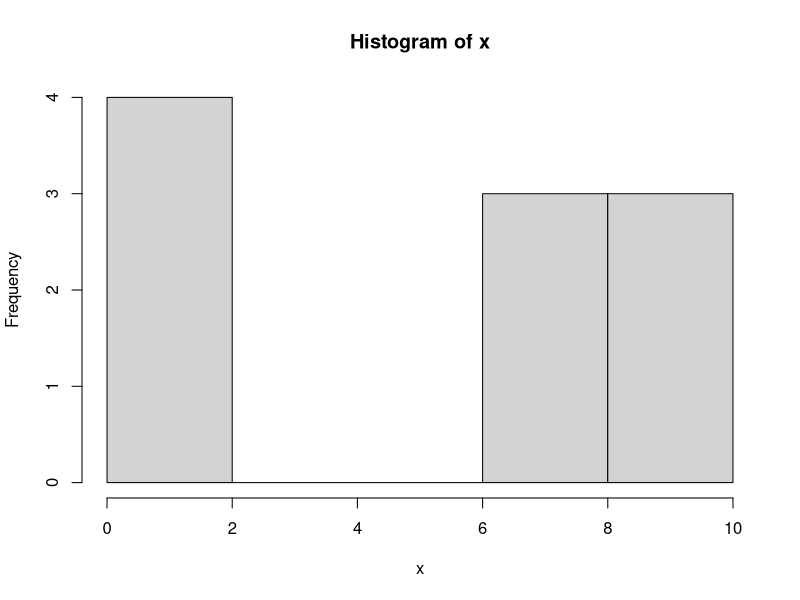
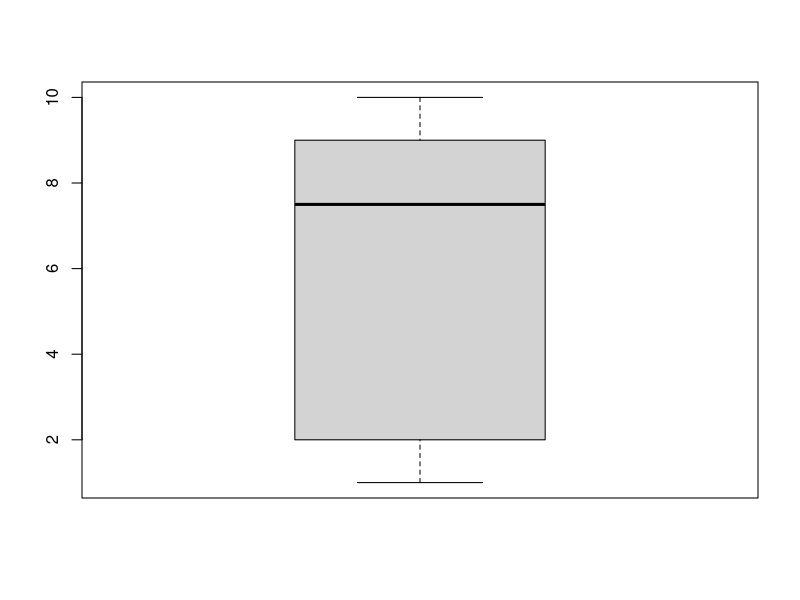
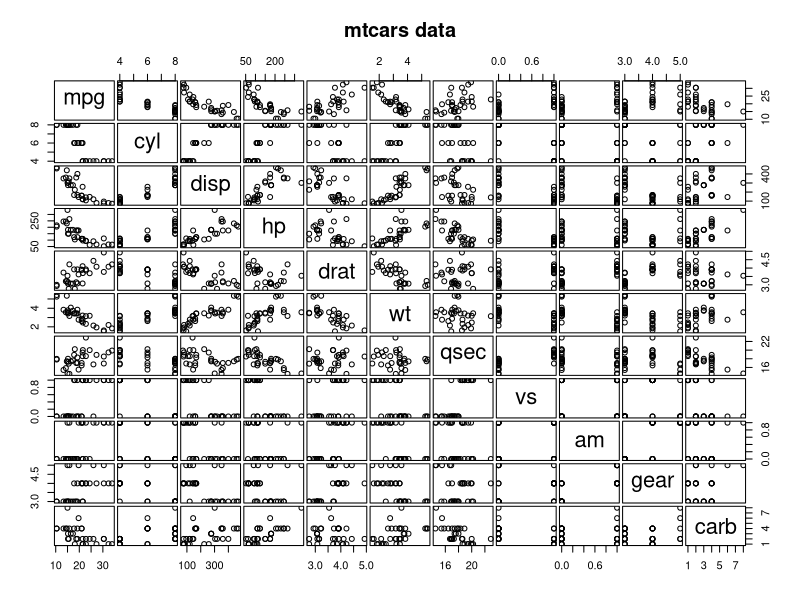
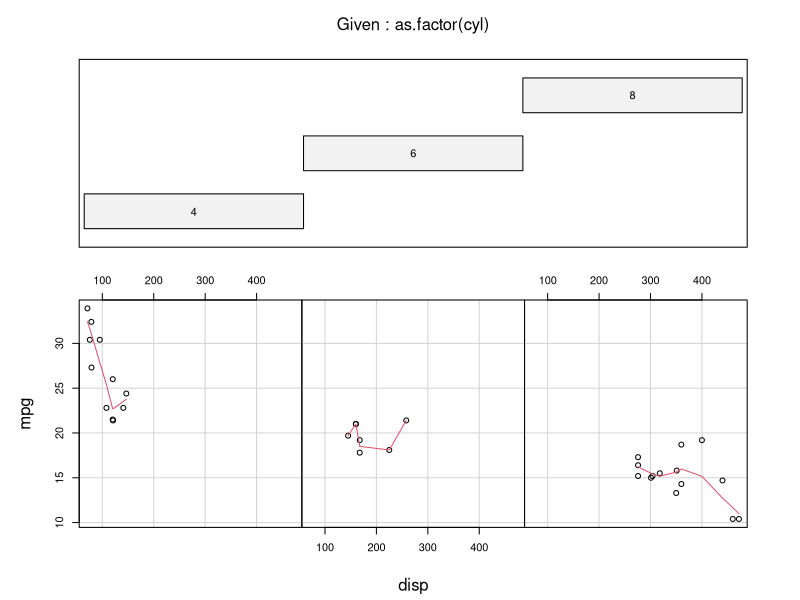

Here is the R script that generated these plots, in order:
# Title     : TODO
# Objective : TODO
# Created by: radhapavan
# Created on: 6/8/2018

print(Sys.time())
#print(strftime(Sys.Date(),'%A: %B %d, %Y (Day %j of %Y)'))
#print(format(Sys.time(), "%a %b %d %X %Y"))
Ft <- format(Sys.time(), "BasicPDF_%a_%b_%d_%Y_%H%M%S")
filename= paste(Ft,".pdf",sep="")
print(filename)

pdf(filename)
x <- c(8,2,7,1,2,9,8,2,10,9)
#Exploratory Data Analysis
hist(x)
boxplot(x)

mtcars
#print(head(mtcars))
#str(mtcars)
#print(summary(mtcars$wt))
#print(hist(mtcars$wt))
#print(boxplot(mtcars$wt))

require(graphics)
pairs(mtcars, main = "mtcars data", gap = 1/4)
coplot(mpg ~ disp | as.factor(cyl), data = mtcars,
       panel = panel.smooth, rows = 1)
## possibly more meaningful, e.g., for summary() or bivariate plots:
mtcars2 <- within(mtcars, {
   vs <- factor(vs, labels = c("V", "S"))
   am <- factor(am, labels = c("automatic", "manual"))
   cyl  <- ordered(cyl)
   gear <- ordered(gear)
   carb <- ordered(carb)
})
#summary(mtcars2)

airquality
print(head(airquality))
#Summary Statistics
print(dim(airquality))









dev.off()




